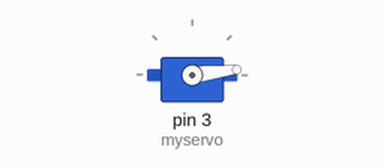
This sketch was run on a simulated Arduino Uno, built with avr-gcc and run on an emulated ATmega328P. On the bench: servo.

Above: at 0.05 s.
At 0.45 s:
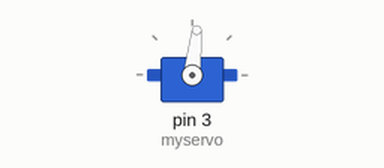
At 0.9 s:
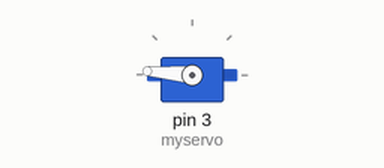
At 1.75 s:
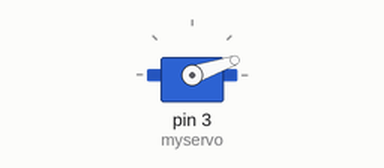
Timing chart, 0 to 4.2 s (numbered marks = the images above):
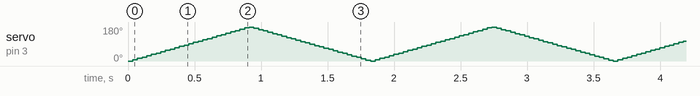

The sketch:

3D-ARDUINO.ino
```cpp
#include <Servo.h>

Servo myservo;

void setup() {
  myservo.attach(3);
}

void loop() {
  for (int pos = 0; pos <= 180; pos += 7) {
    myservo.write(pos);
    delay(35); // Decrease this delay value to make the servo move faster
  }
  for (int pos = 180; pos >= 0; pos -= 7) {
    myservo.write(pos);
    delay(35); // Decrease this delay value to make the servo move faster
  }
}
```
